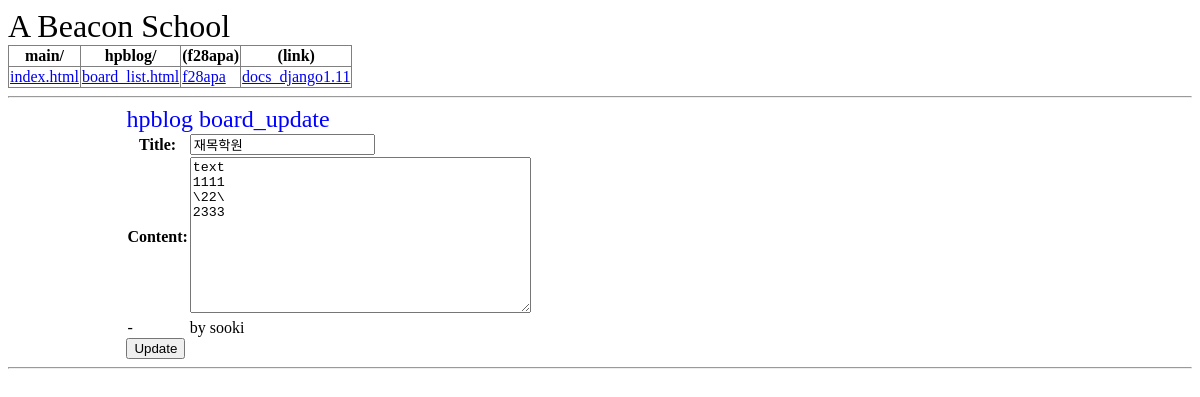
The app's page /hpblog/update/3/ with its own data.
### hpblog/models.py (models this page shows, shortened)
class Post(models.Model):
    class Meta:
        verbose_name_plural = "Post"
    author = models.ForeignKey('auth.User', on_delete=models.CASCADE)
    title = models.CharField(max_length=200)
    content = models.TextField()
    create_date = models.DateTimeField(default=timezone.now)
    published_date = models.DateTimeField(blank=True, null=True)

### hpblog/views.py (the view)
# urls.py: url(r'^update/(?P<p_id>[\d]+)/$', board_update, name='board_update'),
def board_update(request, p_id):
    template = 'hpblog/board_update.html'
    item = get_object_or_404(Post, id=p_id)
    if request.method == "POST":
        form = UpdateForm(request.POST, instance=item)
        if form.is_valid():
            item = form.save(commit=False)
            print('>>> req: {}'.format(request.user))
            item.published_date = timezone.now()
            item.save()
            return redirect('board_list')
    else:
        form = UpdateForm(instance=item)
    context = {
        'form': form,
        'item' : item,
    }
    return render(request, template, context)

### hpblog/forms.py
class UpdateForm(forms.ModelForm):
    class Meta:
        model = Post
        fields = ['title', 'content']
        widgets = {
            'title': forms.TextInput(),
            '''
            'author' : forms.TextInput(
                attrs={ 'disabled' : 'true' }
            ),
            '''
            'content': forms.Textarea(
                attrs={
                    'cols': '80',
                    'rows': '10',
                }
            )
        }

### hpblog/templates/hpblog/board_update.html
{% extends "base.html" %}
{% block content %}
<div class='container'>
	<div class='pagetitle'>hpblog board_update</div>
	<form method="post">{% csrf_token %}
		<table class='table'>
			{{form.as_table}}
			<tr>
				<td>-</td>
				<td>by {{item.author}}</td>
			</tr>
		</table>
		<button type="submit">Update</button>
	</form>
</div>
{% endblock %}

### static/style/common.css (style rules this page uses)
.table { border-collapse : collapse; border-color : gray; }
.pagetitle { color : blue; font-size : 1.5em; }
.container { align-content: center; padding-left: 10%; padding-right: 10%; width: 80%; }

### records on screen
Post: title "재목학원", content "text 1111 \\22\\ 2333", author "sooki"
